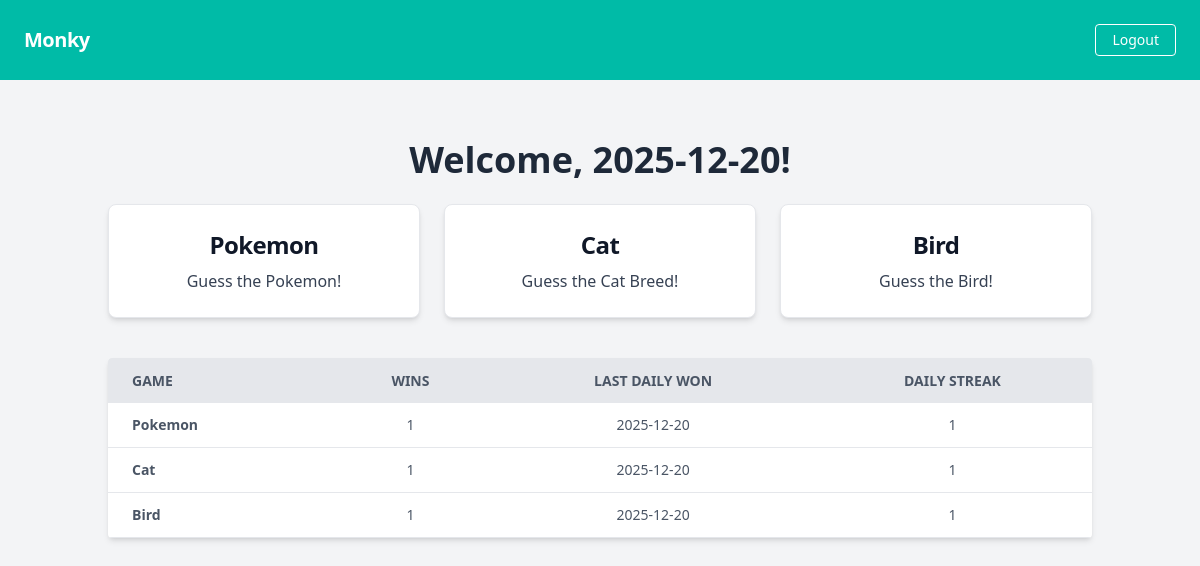
Screenshot of / (signed in) with the database file from the repository.
### tables this page shows
CREATE TABLE poke_stats (username TEXT REFERENCES users(username), wins INTEGER, last_daily DATE, daily_streak INTEGER);

CREATE TABLE cat_stats (username TEXT REFERENCES users(username), wins INTEGER, last_daily DATE, daily_streak INTEGER);

CREATE TABLE bird_stats (username TEXT REFERENCES users(username), wins INTEGER, last_daily DATE, daily_streak INTEGER);

### app/__init__.py (the view)
@app.route('/')
def home():
    if 'username' not in session:
        return redirect(url_for('login'))
    user = session['username']
    db = get_db_connection()
    c = db.cursor()
    games = [('Pokemon', 'poke_stats'), ('Cat', 'cat_stats'), ('Bird', 'bird_stats')]
    user_data = []
    for game_name, table in games:
        c.execute(f'SELECT wins, last_daily, daily_streak FROM {table} WHERE username = ?', (user,))
        row = c.fetchone()
        if row:
            user_data.append((game_name, row['wins'], row['last_daily'], row['daily_streak']))
        else:
            user_data.append((game_name, 0, 'Never', 0))
    db.close()
    return render_template('home.html', user=user, user_data=user_data)

### app/__init__.py (called while the page is built)
def get_db_connection():
    db = sqlite3.connect(DB_FILE)
    db.row_factory = sqlite3.Row
    return db

### app/templates/home.html (shortened to what this page needs)
<!DOCTYPE html>
<html>
<head>
  <script src="https://cdn.jsdelivr.net/npm/@tailwindcss/browser@4"> </script>
</head>
<body class="bg-gray-100 font-sans leading-normal tracking-normal">
  <nav class="flex items-center justify-between flex-wrap bg-teal-500 p-6">
    <div class="flex items-center flex-shrink-0 text-white mr-6">
      <span class="font-semibold text-xl tracking-tight">Monky</span>
    </div>
    <div class="w-full block flex-grow lg:flex lg:items-center lg:w-auto">
      <div>
        <a href="{{url_for('logout')}}"
          class="inline-block text-sm px-4 py-2 leading-none border rounded text-white border-white hover:border-transparent hover:text-teal-500 hover:bg-white mt-4 lg:mt-0">Logout</a>
      </div>
    </div>
  </nav>
  <div class="container mx-auto mt-10 p-5">
    <h1 class="text-4xl font-bold text-center text-gray-800 mb-6">Welcome, {{user}}!</h1>
    <div class="grid grid-cols-1 md:grid-cols-3 gap-6 mb-10">
      <a href="{{url_for('poke')}}"
        class="block p-6 bg-white rounded-lg border border-gray-200 shadow-md hover:bg-gray-100 transition duration-200 text-center">
        <h5 class="mb-2 text-2xl font-bold tracking-tight text-gray-900">Pokemon</h5>
        <p class="font-normal text-gray-700">Guess the Pokemon!</p>
      </a>
      <a href="{{url_for('cat')}}"
        class="block p-6 bg-white rounded-lg border border-gray-200 shadow-md hover:bg-gray-100 transition duration-200 text-center">
        <h5 class="mb-2 text-2xl font-bold tracking-tight text-gray-900">Cat</h5>
        <p class="font-normal text-gray-700">Guess the Cat Breed!</p>
      </a>
      <a href="{{url_for('bird')}}"
        class="block p-6 bg-white rounded-lg border border-gray-200 shadow-md hover:bg-gray-100 transition duration-200 text-center">
        <h5 class="mb-2 text-2xl font-bold tracking-tight text-gray-900">Bird</h5>
        <p class="font-normal text-gray-700">Guess the Bird!</p>
      </a>
    </div>
    <div class="bg-white shadow-md rounded my-6 overflow-x-auto">
      <table class="min-w-full table-auto">
        <thead>
          <tr class="bg-gray-200 text-gray-600 uppercase text-sm leading-normal">
            <th class="py-3 px-6 text-left">Game</th>
            <th class="py-3 px-6 text-center">Wins</th>
            <th class="py-3 px-6 text-center">Last Daily Won</th>
            <th class="py-3 px-6 text-center">Daily Streak</th>
          </tr>
        </thead>
        {% if user_data %}
        <tbody class="text-gray-600 text-sm font-light">
          {% for data in user_data %}
          <tr class="border-b border-gray-200 hover:bg-gray-100">
            <td class="py-3 px-6 text-left whitespace-nowrap font-bold">{{data[0]}}</td>
            <td class="py-3 px-6 text-center">{{data[1]}}</td>
            <td class="py-3 px-6 text-center">{{data[2]}}</td>
            <td class="py-3 px-6 text-center">{{data[3]}}</td>
          </tr>
          {% endfor %}
        </tbody>
        {% endif %}
      </table>
    </div>
  </div>
</body>
</html>

### rows the page displays
poke_stats: data "Pokemon", data "1", last_daily "2025-12-20"
cat_stats: data "Cat", data "1", last_daily "2025-12-20"
bird_stats: data "Bird", data "1", last_daily "2025-12-20"

### other values shown
{{ user }} "2025-12-20"
